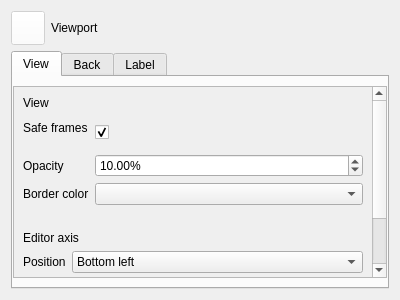
<?xml version="1.0" encoding="UTF-8"?>
<ui version="4.0">
 <class>Viewport</class>
 <widget class="QWidget" name="Viewport">
  <property name="geometry">
   <rect>
    <x>0</x>
    <y>0</y>
    <width>400</width>
    <height>300</height>
   </rect>
  </property>
  <property name="windowTitle">
   <string>Form</string>
  </property>
  <layout class="QVBoxLayout" name="verticalLayout_3">
   <item>
    <layout class="QHBoxLayout" name="horizontalLayout">
     <item>
      <widget class="MediaControl" name="pushButton">
       <property name="enabled">
        <bool>false</bool>
       </property>
       <property name="sizePolicy">
        <sizepolicy hsizetype="Fixed" vsizetype="Fixed">
         <horstretch>0</horstretch>
         <verstretch>0</verstretch>
        </sizepolicy>
       </property>
       <property name="minimumSize">
        <size>
         <width>34</width>
         <height>34</height>
        </size>
       </property>
       <property name="maximumSize">
        <size>
         <width>34</width>
         <height>34</height>
        </size>
       </property>
       <property name="focusPolicy">
        <enum>Qt::NoFocus</enum>
       </property>
       <property name="styleSheet">
        <string notr="true">background: white;</string>
       </property>
       <property name="icon">
        <iconset resource="icons.qrc">
         <normaloff>:/dialogs/view</normaloff>:/dialogs/view</iconset>
       </property>
      </widget>
     </item>
     <item>
      <widget class="QLabel" name="label_14">
       <property name="sizePolicy">
        <sizepolicy hsizetype="Ignored" vsizetype="Preferred">
         <horstretch>0</horstretch>
         <verstretch>0</verstretch>
        </sizepolicy>
       </property>
       <property name="text">
        <string>Viewport</string>
       </property>
       <property name="class" stdset="0">
        <string>heading</string>
       </property>
      </widget>
     </item>
    </layout>
   </item>
   <item>
    <widget class="QTabWidget" name="tabWidget">
     <property name="focusPolicy">
      <enum>Qt::NoFocus</enum>
     </property>
     <widget class="QWidget" name="tab">
      <attribute name="title">
       <string>View</string>
      </attribute>
      <layout class="QGridLayout" name="gridLayout_2">
       <property name="leftMargin">
        <number>0</number>
       </property>
       <property name="rightMargin">
        <number>0</number>
       </property>
       <item row="0" column="0">
        <widget class="QScrollArea" name="scrollArea">
         <property name="focusPolicy">
          <enum>Qt::NoFocus</enum>
         </property>
         <property name="widgetResizable">
          <bool>true</bool>
         </property>
         <widget class="QWidget" name="scrollAreaWidgetContents">
          <property name="geometry">
           <rect>
            <x>0</x>
            <y>0</y>
            <width>362</width>
            <height>278</height>
           </rect>
          </property>
          <layout class="QVBoxLayout" name="verticalLayout">
           <item>
            <widget class="QLabel" name="label_5">
             <property name="text">
              <string>View</string>
             </property>
             <property name="class" stdset="0">
              <string>section</string>
             </property>
            </widget>
           </item>
           <item>
            <layout class="QFormLayout" name="formLayout">
             <item row="0" column="1">
              <widget class="QCheckBox" name="checkBox">
               <property name="minimumSize">
                <size>
                 <width>0</width>
                 <height>32</height>
                </size>
               </property>
               <property name="checked">
                <bool>true</bool>
               </property>
              </widget>
             </item>
             <item row="0" column="0">
              <widget class="Label" name="label">
               <property name="text">
                <string>Safe frames</string>
               </property>
               <property name="class" stdset="0">
                <string>item</string>
               </property>
              </widget>
             </item>
             <item row="1" column="0">
              <widget class="Label" name="label_2">
               <property name="text">
                <string>Opacity</string>
               </property>
               <property name="class" stdset="0">
                <string>item</string>
               </property>
              </widget>
             </item>
             <item row="1" column="1">
              <widget class="DoubleSpinBox" name="doubleSpinBox">
               <property name="accelerated">
                <bool>true</bool>
               </property>
               <property name="suffix">
                <string>%</string>
               </property>
               <property name="maximum">
                <double>100.000000000000000</double>
               </property>
               <property name="value">
                <double>10.000000000000000</double>
               </property>
              </widget>
             </item>
             <item row="2" column="0">
              <widget class="Label" name="label_3">
               <property name="text">
                <string>Border color</string>
               </property>
               <property name="class" stdset="0">
                <string>item</string>
               </property>
              </widget>
             </item>
             <item row="2" column="1">
              <widget class="Picker" name="widget"/>
             </item>
            </layout>
           </item>
           <item>
            <spacer name="verticalSpacer">
             <property name="orientation">
              <enum>Qt::Vertical</enum>
             </property>
             <property name="sizeType">
              <enum>QSizePolicy::Fixed</enum>
             </property>
             <property name="sizeHint" stdset="0">
              <size>
               <width>20</width>
               <height>20</height>
              </size>
             </property>
            </spacer>
           </item>
           <item>
            <widget class="QLabel" name="label_9">
             <property name="text">
              <string>Editor axis</string>
             </property>
             <property name="class" stdset="0">
              <string>section</string>
             </property>
            </widget>
           </item>
           <item>
            <layout class="QFormLayout" name="formLayout_2">
             <item row="0" column="0">
              <widget class="Label" name="label_4">
               <property name="text">
                <string>Position</string>
               </property>
               <property name="class" stdset="0">
                <string>item</string>
               </property>
              </widget>
             </item>
             <item row="1" column="0">
              <widget class="Label" name="label_7">
               <property name="text">
                <string>Scale</string>
               </property>
               <property name="class" stdset="0">
                <string>item</string>
               </property>
              </widget>
             </item>
             <item row="2" column="0">
              <widget class="Label" name="label_8">
               <property name="text">
                <string>Text</string>
               </property>
               <property name="class" stdset="0">
                <string>item</string>
               </property>
              </widget>
             </item>
             <item row="2" column="1">
              <widget class="QCheckBox" name="checkBox_2">
               <property name="minimumSize">
                <size>
                 <width>0</width>
                 <height>32</height>
                </size>
               </property>
               <property name="checked">
                <bool>true</bool>
               </property>
              </widget>
             </item>
             <item row="1" column="1">
              <widget class="DoubleSpinBox" name="doubleSpinBox_2">
               <property name="accelerated">
                <bool>true</bool>
               </property>
               <property name="suffix">
                <string>%</string>
               </property>
               <property name="maximum">
                <double>500.000000000000000</double>
               </property>
               <property name="value">
                <double>100.000000000000000</double>
               </property>
              </widget>
             </item>
             <item row="0" column="1">
              <widget class="ComboBox" name="comboBox">
               <property name="currentIndex">
                <number>1</number>
               </property>
               <item>
                <property name="text">
                 <string>Off</string>
                </property>
               </item>
               <item>
                <property name="text">
                 <string>Bottom left</string>
                </property>
               </item>
               <item>
                <property name="text">
                 <string>Bottom right</string>
                </property>
               </item>
               <item>
                <property name="text">
                 <string>Top left</string>
                </property>
               </item>
               <item>
                <property name="text">
                 <string>Top right</string>
                </property>
               </item>
              </widget>
             </item>
            </layout>
           </item>
           <item>
            <spacer name="verticalSpacer_5">
             <property name="orientation">
              <enum>Qt::Vertical</enum>
             </property>
             <property name="sizeHint" stdset="0">
              <size>
               <width>20</width>
               <height>40</height>
              </size>
             </property>
            </spacer>
           </item>
          </layout>
         </widget>
        </widget>
       </item>
      </layout>
     </widget>
     <widget class="QWidget" name="tab_2">
      <attribute name="title">
       <string>Back</string>
      </attribute>
      <layout class="QGridLayout" name="gridLayout_3">
       <property name="leftMargin">
        <number>0</number>
       </property>
       <property name="rightMargin">
        <number>0</number>
       </property>
       <item row="0" column="0">
        <widget class="QScrollArea" name="scrollArea_2">
         <property name="focusPolicy">
          <enum>Qt::NoFocus</enum>
         </property>
         <property name="widgetResizable">
          <bool>true</bool>
         </property>
         <widget class="QWidget" name="scrollAreaWidgetContents_2">
          <property name="geometry">
           <rect>
            <x>0</x>
            <y>0</y>
            <width>362</width>
            <height>344</height>
           </rect>
          </property>
          <layout class="QVBoxLayout" name="verticalLayout_2">
           <item>
            <widget class="QLabel" name="label_6">
             <property name="text">
              <string>Background</string>
             </property>
             <property name="class" stdset="0">
              <string>section</string>
             </property>
            </widget>
           </item>
           <item>
            <layout class="QFormLayout" name="formLayout_4">
             <item row="0" column="0">
              <widget class="Label" name="label_10">
               <property name="text">
                <string>Color</string>
               </property>
               <property name="class" stdset="0">
                <string>item</string>
               </property>
              </widget>
             </item>
             <item row="0" column="1">
              <widget class="Picker" name="widget_2"/>
             </item>
            </layout>
           </item>
           <item>
            <spacer name="verticalSpacer_2">
             <property name="orientation">
              <enum>Qt::Vertical</enum>
             </property>
             <property name="sizeType">
              <enum>QSizePolicy::Fixed</enum>
             </property>
             <property name="sizeHint" stdset="0">
              <size>
               <width>20</width>
               <height>20</height>
              </size>
             </property>
            </spacer>
           </item>
           <item>
            <widget class="QLabel" name="label_11">
             <property name="text">
              <string>Environment</string>
             </property>
             <property name="class" stdset="0">
              <string>section</string>
             </property>
            </widget>
           </item>
           <item>
            <layout class="QFormLayout" name="formLayout_3">
             <item row="0" column="0">
              <widget class="Label" name="label_18">
               <property name="text">
                <string>Color</string>
               </property>
               <property name="class" stdset="0">
                <string>item</string>
               </property>
              </widget>
             </item>
             <item row="1" column="0">
              <widget class="Label" name="label_19">
               <property name="text">
                <string>Strength</string>
               </property>
               <property name="class" stdset="0">
                <string>item</string>
               </property>
              </widget>
             </item>
             <item row="0" column="1">
              <widget class="Picker" name="comboBox_2"/>
             </item>
             <item row="1" column="1">
              <widget class="DoubleSpinBox" name="doubleSpinBox_5">
               <property name="suffix">
                <string> %</string>
               </property>
               <property name="decimals">
                <number>3</number>
               </property>
               <property name="maximum">
                <double>100.000000000000000</double>
               </property>
              </widget>
             </item>
            </layout>
           </item>
           <item>
            <spacer name="verticalSpacer_3">
             <property name="orientation">
              <enum>Qt::Vertical</enum>
             </property>
             <property name="sizeType">
              <enum>QSizePolicy::Fixed</enum>
             </property>
             <property name="sizeHint" stdset="0">
              <size>
               <width>20</width>
               <height>20</height>
              </size>
             </property>
            </spacer>
           </item>
           <item>
            <layout class="QFormLayout" name="formLayout_5">
             <item row="0" column="0">
              <widget class="Label" name="label_12">
               <property name="text">
                <string>Enable Fog</string>
               </property>
               <property name="class" stdset="0">
                <string>item</string>
               </property>
              </widget>
             </item>
             <item row="0" column="1">
              <widget class="QCheckBox" name="checkBox_3"/>
             </item>
            </layout>
           </item>
           <item>
            <widget class="QWidget" name="widget_5" native="true">
             <layout class="QFormLayout" name="formLayout_7">
              <property name="leftMargin">
               <number>0</number>
              </property>
              <property name="topMargin">
               <number>0</number>
              </property>
              <property name="rightMargin">
               <number>0</number>
              </property>
              <property name="bottomMargin">
               <number>0</number>
              </property>
              <item row="0" column="0">
               <widget class="Label" name="label_13">
                <property name="text">
                 <string>Color</string>
                </property>
                <property name="class" stdset="0">
                 <string>item</string>
                </property>
               </widget>
              </item>
              <item row="0" column="1">
               <widget class="Picker" name="comboBox_3"/>
              </item>
              <item row="3" column="0">
               <widget class="Label" name="label_20">
                <property name="text">
                 <string>Strength</string>
                </property>
                <property name="class" stdset="0">
                 <string>item</string>
                </property>
               </widget>
              </item>
              <item row="3" column="1">
               <widget class="DoubleSpinBox" name="doubleSpinBox_3">
                <property name="suffix">
                 <string> %</string>
                </property>
                <property name="decimals">
                 <number>3</number>
                </property>
                <property name="maximum">
                 <double>100.000000000000000</double>
                </property>
               </widget>
              </item>
              <item row="6" column="0">
               <widget class="Label" name="label_22">
                <property name="text">
                 <string>Distance</string>
                </property>
                <property name="class" stdset="0">
                 <string>item</string>
                </property>
               </widget>
              </item>
              <item row="6" column="1">
               <widget class="DoubleSpinBox" name="doubleSpinBox_4">
                <property name="suffix">
                 <string> Å</string>
                </property>
                <property name="decimals">
                 <number>3</number>
                </property>
                <property name="maximum">
                 <double>179769313486231570814527423731704356798070567525844996598917476803157260780028538760589558632766878171540458953514382464234321326889464182768467546703537516986049910576551282076245490090389328944075868508455133942304583236903222948165808559332123348274797826204144723168738177180919299881250404026184124858368.000000000000000</double>
                </property>
               </widget>
              </item>
             </layout>
            </widget>
           </item>
           <item>
            <spacer name="verticalSpacer_6">
             <property name="orientation">
              <enum>Qt::Vertical</enum>
             </property>
             <property name="sizeHint" stdset="0">
              <size>
               <width>20</width>
               <height>83</height>
              </size>
             </property>
            </spacer>
           </item>
          </layout>
         </widget>
        </widget>
       </item>
      </layout>
     </widget>
     <widget class="QWidget" name="tab_3">
      <attribute name="title">
       <string>Label</string>
      </attribute>
      <layout class="QGridLayout" name="gridLayout">
       <property name="leftMargin">
        <number>0</number>
       </property>
       <property name="rightMargin">
        <number>0</number>
       </property>
       <item row="0" column="0">
        <widget class="QScrollArea" name="scrollArea_3">
         <property name="focusPolicy">
          <enum>Qt::NoFocus</enum>
         </property>
         <property name="widgetResizable">
          <bool>true</bool>
         </property>
         <widget class="QWidget" name="scrollAreaWidgetContents_3">
          <property name="geometry">
           <rect>
            <x>0</x>
            <y>0</y>
            <width>362</width>
            <height>218</height>
           </rect>
          </property>
          <layout class="QVBoxLayout" name="verticalLayout_4">
           <item>
            <widget class="QLabel" name="label_15">
             <property name="text">
              <string>Label Options</string>
             </property>
             <property name="class" stdset="0">
              <string>section</string>
             </property>
            </widget>
           </item>
           <item>
            <widget class="QToolBox" name="toolBox">
             <property name="styleSheet">
              <string notr="true">QToolBox::tab {
	background: #2d2d2d;
	font-weight: bold;
	color: darkgray;
	background-image: url(&quot;:/arrows/branch-closed_&quot;);
    background-repeat: no-repeat;
	padding-left: 22px;
}

QToolBox::tab:selected {
	color: lightgray;
	background-image: url(&quot;:/arrows/branch-open_&quot;);
    background-repeat: no-repeat;
}
</string>
             </property>
             <widget class="QWidget" name="page">
              <property name="geometry">
               <rect>
                <x>0</x>
                <y>0</y>
                <width>330</width>
                <height>114</height>
               </rect>
              </property>
              <attribute name="label">
               <string>Shape</string>
              </attribute>
              <layout class="QFormLayout" name="formLayout_6">
               <property name="topMargin">
                <number>6</number>
               </property>
               <item row="0" column="0">
                <widget class="Label" name="label_16">
                 <property name="text">
                  <string>Box Width</string>
                 </property>
                 <property name="class" stdset="0">
                  <string>item</string>
                 </property>
                </widget>
               </item>
               <item row="0" column="1">
                <widget class="DoubleSpinBox" name="doubleSpinBox_6">
                 <property name="suffix">
                  <string> px</string>
                 </property>
                 <property name="decimals">
                  <number>3</number>
                 </property>
                 <property name="maximum">
                  <double>179769313486231570814527423731704356798070567525844996598917476803157260780028538760589558632766878171540458953514382464234321326889464182768467546703537516986049910576551282076245490090389328944075868508455133942304583236903222948165808559332123348274797826204144723168738177180919299881250404026184124858368.000000000000000</double>
                 </property>
                </widget>
               </item>
               <item row="1" column="0">
                <widget class="Label" name="label_17">
                 <property name="text">
                  <string>Box Height</string>
                 </property>
                 <property name="class" stdset="0">
                  <string>item</string>
                 </property>
                </widget>
               </item>
               <item row="1" column="1">
                <widget class="DoubleSpinBox" name="doubleSpinBox_7">
                 <property name="suffix">
                  <string> px</string>
                 </property>
                 <property name="decimals">
                  <number>3</number>
                 </property>
                 <property name="maximum">
                  <double>179769313486231570814527423731704356798070567525844996598917476803157260780028538760589558632766878171540458953514382464234321326889464182768467546703537516986049910576551282076245490090389328944075868508455133942304583236903222948165808559332123348274797826204144723168738177180919299881250404026184124858368.000000000000000</double>
                 </property>
                </widget>
               </item>
               <item row="2" column="0">
                <widget class="Label" name="label_23">
                 <property name="text">
                  <string>Rounded Edges</string>
                 </property>
                 <property name="class" stdset="0">
                  <string>item</string>
                 </property>
                </widget>
               </item>
               <item row="2" column="1">
                <widget class="QCheckBox" name="checkBox_5"/>
               </item>
               <item row="3" column="0">
                <widget class="Label" name="label_24">
                 <property name="text">
                  <string>Rounding Radius</string>
                 </property>
                 <property name="class" stdset="0">
                  <string>item</string>
                 </property>
                </widget>
               </item>
               <item row="3" column="1">
                <widget class="DoubleSpinBox" name="doubleSpinBox_8">
                 <property name="suffix">
                  <string> px</string>
                 </property>
                 <property name="decimals">
                  <number>3</number>
                 </property>
                </widget>
               </item>
              </layout>
             </widget>
             <widget class="QWidget" name="page_2">
              <property name="geometry">
               <rect>
                <x>0</x>
                <y>0</y>
                <width>244</width>
                <height>37</height>
               </rect>
              </property>
              <attribute name="label">
               <string>Border</string>
              </attribute>
              <layout class="QFormLayout" name="formLayout_8">
               <property name="topMargin">
                <number>6</number>
               </property>
               <item row="0" column="0">
                <widget class="Label" name="label_25">
                 <property name="text">
                  <string>Width</string>
                 </property>
                 <property name="class" stdset="0">
                  <string>item</string>
                 </property>
                </widget>
               </item>
               <item row="0" column="1">
                <widget class="DoubleSpinBox" name="doubleSpinBox_9">
                 <property name="suffix">
                  <string> px</string>
                 </property>
                 <property name="decimals">
                  <number>3</number>
                 </property>
                 <property name="maximum">
                  <double>179769313486231570814527423731704356798070567525844996598917476803157260780028538760589558632766878171540458953514382464234321326889464182768467546703537516986049910576551282076245490090389328944075868508455133942304583236903222948165808559332123348274797826204144723168738177180919299881250404026184124858368.000000000000000</double>
                 </property>
                </widget>
               </item>
              </layout>
             </widget>
             <widget class="QWidget" name="page_3">
              <property name="geometry">
               <rect>
                <x>0</x>
                <y>0</y>
                <width>210</width>
                <height>93</height>
               </rect>
              </property>
              <attribute name="label">
               <string>Color</string>
              </attribute>
              <layout class="QFormLayout" name="formLayout_9">
               <property name="topMargin">
                <number>6</number>
               </property>
               <item row="0" column="0">
                <widget class="Label" name="label_26">
                 <property name="text">
                  <string>Background Color</string>
                 </property>
                 <property name="class" stdset="0">
                  <string>item</string>
                 </property>
                </widget>
               </item>
               <item row="0" column="1">
                <widget class="Picker" name="comboBox_4"/>
               </item>
               <item row="1" column="0">
                <widget class="Label" name="label_27">
                 <property name="text">
                  <string>Border Color</string>
                 </property>
                 <property name="class" stdset="0">
                  <string>item</string>
                 </property>
                </widget>
               </item>
               <item row="1" column="1">
                <widget class="Picker" name="comboBox_5"/>
               </item>
               <item row="2" column="0">
                <widget class="Label" name="label_28">
                 <property name="text">
                  <string>Text Color</string>
                 </property>
                 <property name="class" stdset="0">
                  <string>item</string>
                 </property>
                </widget>
               </item>
               <item row="2" column="1">
                <widget class="Picker" name="comboBox_6"/>
               </item>
              </layout>
             </widget>
             <widget class="QWidget" name="page_4">
              <property name="geometry">
               <rect>
                <x>0</x>
                <y>0</y>
                <width>134</width>
                <height>65</height>
               </rect>
              </property>
              <attribute name="label">
               <string>Text</string>
              </attribute>
              <layout class="QFormLayout" name="formLayout_10">
               <property name="topMargin">
                <number>6</number>
               </property>
               <item row="0" column="0">
                <widget class="Label" name="label_29">
                 <property name="text">
                  <string>Font</string>
                 </property>
                 <property name="class" stdset="0">
                  <string>item</string>
                 </property>
                </widget>
               </item>
               <item row="1" column="0">
                <widget class="Label" name="label_30">
                 <property name="text">
                  <string>Align</string>
                 </property>
                 <property name="class" stdset="0">
                  <string>item</string>
                 </property>
                </widget>
               </item>
               <item row="1" column="1">
                <widget class="ComboBox" name="comboBox_8"/>
               </item>
               <item row="0" column="1">
                <widget class="FontComboBox" name="comboBox_7"/>
               </item>
              </layout>
             </widget>
            </widget>
           </item>
          </layout>
         </widget>
        </widget>
       </item>
      </layout>
     </widget>
    </widget>
   </item>
  </layout>
 </widget>
 <customwidgets>
  <customwidget>
   <class>MediaControl</class>
   <extends>QPushButton</extends>
   <header>mediacontrol.h</header>
  </customwidget>
  <customwidget>
   <class>Label</class>
   <extends>QLabel</extends>
   <header>label.h</header>
  </customwidget>
  <customwidget>
   <class>ComboBox</class>
   <extends>QComboBox</extends>
   <header>combobox.h</header>
  </customwidget>
  <customwidget>
   <class>DoubleSpinBox</class>
   <extends>QDoubleSpinBox</extends>
   <header>doublespinbox.h</header>
  </customwidget>
  <customwidget>
   <class>Picker</class>
   <extends>QComboBox</extends>
   <header>picker.h</header>
   <container>1</container>
  </customwidget>
  <customwidget>
   <class>FontComboBox</class>
   <extends>QComboBox</extends>
   <header>fontcombobox.h</header>
  </customwidget>
 </customwidgets>
 <tabstops>
  <tabstop>checkBox</tabstop>
  <tabstop>doubleSpinBox</tabstop>
  <tabstop>comboBox</tabstop>
  <tabstop>doubleSpinBox_2</tabstop>
  <tabstop>checkBox_2</tabstop>
 </tabstops>
 <resources>
  <include location="icons.qrc"/>
 </resources>
 <connections/>
</ui>
